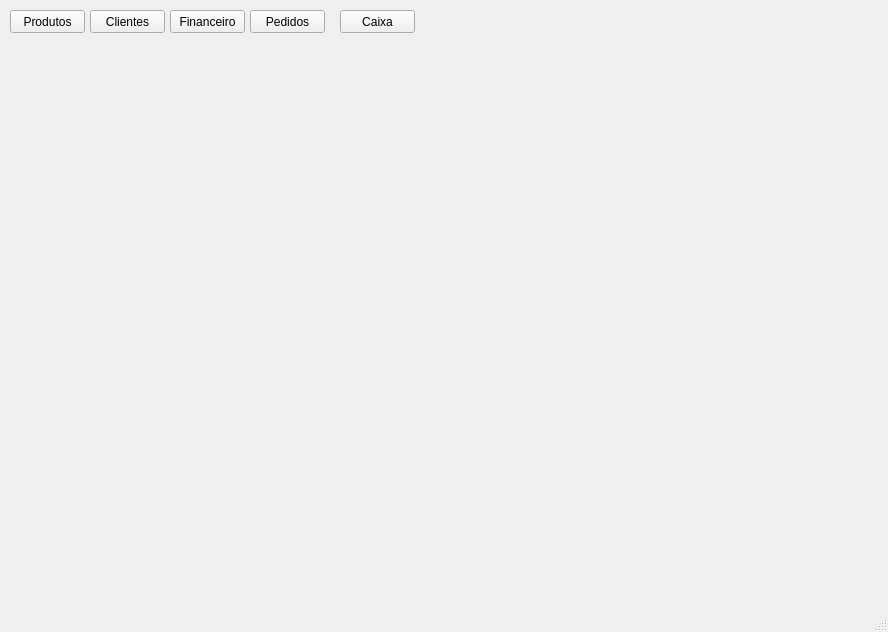
<?xml version="1.0" encoding="UTF-8"?>
<ui version="4.0">
 <class>MainWindow</class>
 <widget class="QMainWindow" name="MainWindow">
  <property name="geometry">
   <rect>
    <x>0</x>
    <y>0</y>
    <width>888</width>
    <height>632</height>
   </rect>
  </property>
  <property name="windowTitle">
   <string>MainWindow</string>
  </property>
  <widget class="QWidget" name="centralwidget">
   <widget class="QPushButton" name="pushButton">
    <property name="geometry">
     <rect>
      <x>10</x>
      <y>10</y>
      <width>75</width>
      <height>23</height>
     </rect>
    </property>
    <property name="text">
     <string>Produtos</string>
    </property>
   </widget>
   <widget class="QPushButton" name="pushButton_2">
    <property name="geometry">
     <rect>
      <x>90</x>
      <y>10</y>
      <width>75</width>
      <height>23</height>
     </rect>
    </property>
    <property name="text">
     <string>Clientes</string>
    </property>
   </widget>
   <widget class="QPushButton" name="pushButton_3">
    <property name="geometry">
     <rect>
      <x>170</x>
      <y>10</y>
      <width>75</width>
      <height>23</height>
     </rect>
    </property>
    <property name="text">
     <string>Financeiro</string>
    </property>
   </widget>
   <widget class="QPushButton" name="pushButton_4">
    <property name="geometry">
     <rect>
      <x>250</x>
      <y>10</y>
      <width>75</width>
      <height>23</height>
     </rect>
    </property>
    <property name="text">
     <string>Pedidos</string>
    </property>
   </widget>
   <widget class="QPushButton" name="pushButton_5">
    <property name="geometry">
     <rect>
      <x>340</x>
      <y>10</y>
      <width>75</width>
      <height>23</height>
     </rect>
    </property>
    <property name="text">
     <string>Caixa</string>
    </property>
   </widget>
  </widget>
  <widget class="QMenuBar" name="menubar">
   <property name="geometry">
    <rect>
     <x>0</x>
     <y>0</y>
     <width>888</width>
     <height>21</height>
    </rect>
   </property>
  </widget>
  <widget class="QStatusBar" name="statusbar"/>
 </widget>
 <resources/>
 <connections/>
</ui>
